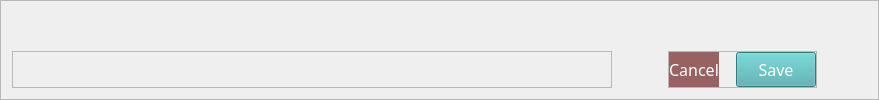
           <widget class="QFrame" name="frame_39">
            <property name="maximumSize">
             <size>
              <width>16777215</width>
              <height>200</height>
             </size>
            </property>
            <property name="frameShape">
             <enum>QFrame::StyledPanel</enum>
            </property>
            <property name="frameShadow">
             <enum>QFrame::Raised</enum>
            </property>
            <layout class="QHBoxLayout" name="horizontalLayout_5">
             <property name="topMargin">
              <number>50</number>
             </property>
             <item>
              <widget class="QFrame" name="frame_40">
               <property name="minimumSize">
                <size>
                 <width>600</width>
                 <height>0</height>
                </size>
               </property>
               <property name="maximumSize">
                <size>
                 <width>1200</width>
                 <height>16777215</height>
                </size>
               </property>
               <property name="frameShape">
                <enum>QFrame::StyledPanel</enum>
               </property>
               <property name="frameShadow">
                <enum>QFrame::Raised</enum>
               </property>
               <widget class="QLabel" name="lblDValidation_2">
                <property name="geometry">
                 <rect>
                  <x>70</x>
                  <y>30</y>
                  <width>321</width>
                  <height>16</height>
                 </rect>
                </property>
                <property name="styleSheet">
                 <string notr="true">color: rgb(255, 0, 0);</string>
                </property>
                <property name="text">
                 <string/>
                </property>
               </widget>
              </widget>
             </item>
             <item>
              <spacer name="horizontalSpacer_4">
               <property name="orientation">
                <enum>Qt::Horizontal</enum>
               </property>
               <property name="sizeType">
                <enum>QSizePolicy::Fixed</enum>
               </property>
               <property name="sizeHint" stdset="0">
                <size>
                 <width>50</width>
                 <height>20</height>
                </size>
               </property>
              </spacer>
             </item>
             <item alignment="Qt::AlignTop">
              <widget class="QFrame" name="frame_41">
               <property name="frameShape">
                <enum>QFrame::StyledPanel</enum>
               </property>
               <property name="frameShadow">
                <enum>QFrame::Raised</enum>
               </property>
               <layout class="QHBoxLayout" name="horizontalLayout_6">
                <property name="spacing">
                 <number>7</number>
                </property>
                <property name="leftMargin">
                 <number>0</number>
                </property>
                <property name="topMargin">
                 <number>0</number>
                </property>
                <property name="rightMargin">
                 <number>0</number>
                </property>
                <property name="bottomMargin">
                 <number>0</number>
                </property>
                <item>
                 <widget class="QPushButton" name="btnCancel">
                  <property name="minimumSize">
                   <size>
                    <width>0</width>
                    <height>35</height>
                   </size>
                  </property>
                  <property name="maximumSize">
                   <size>
                    <width>300</width>
                    <height>200</height>
                   </size>
                  </property>
                  <property name="font">
                   <font>
                    <family>Century Gothic</family>
                    <pointsize>12</pointsize>
                   </font>
                  </property>
                  <property name="cursor">
                   <cursorShape>PointingHandCursor</cursorShape>
                  </property>
                  <property name="styleSheet">
                   <string notr="true">#btnCancel
{

background-color: #986262;
color: white;
border-radius:20px;

}
#btnCancel::hover
{
background-color:#AE4D4D;


}



</string>
                  </property>
                  <property name="text">
                   <string>Cancel</string>
                  </property>
                 </widget>
                </item>
                <item>
                 <spacer name="horizontalSpacer_5">
                  <property name="orientation">
                   <enum>Qt::Horizontal</enum>
                  </property>
                  <property name="sizeType">
                   <enum>QSizePolicy::Minimum</enum>
                  </property>
                  <property name="sizeHint" stdset="0">
                   <size>
                    <width>10</width>
                    <height>20</height>
                   </size>
                  </property>
                 </spacer>
                </item>
                <item>
                 <widget class="QPushButton" name="btnSave">
                  <property name="minimumSize">
                   <size>
                    <width>0</width>
                    <height>35</height>
                   </size>
                  </property>
                  <property name="maximumSize">
                   <size>
                    <width>300</width>
                    <height>250</height>
                   </size>
                  </property>
                  <property name="font">
                   <font>
                    <family>Century Gothic</family>
                    <pointsize>12</pointsize>
                   </font>
                  </property>
                  <property name="cursor">
                   <cursorShape>PointingHandCursor</cursorShape>
                  </property>
                  <property name="styleSheet">
                   <string notr="true">#btnSave
{

background-color: #48ACAC;
color:white;
}
#btnSave::hover
{
background-color:#2F958D;
color: white;

}



</string>
                  </property>
                  <property name="text">
                   <string>Save</string>
                  </property>
                 </widget>
                </item>
               </layout>
              </widget>
             </item>
             <item>
              <spacer name="horizontalSpacer_6">
               <property name="orientation">
                <enum>Qt::Horizontal</enum>
               </property>
               <property name="sizeType">
                <enum>QSizePolicy::Fixed</enum>
               </property>
               <property name="sizeHint" stdset="0">
                <size>
                 <width>50</width>
                 <height>20</height>
                </size>
               </property>
              </spacer>
             </item>
            </layout>
           </widget>
